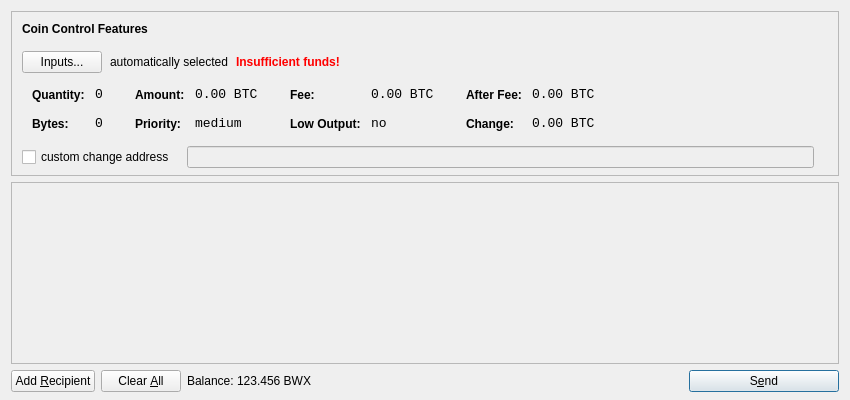
<?xml version="1.0" encoding="UTF-8"?>
<ui version="4.0">
 <class>SendCoinsDialog</class>
 <widget class="QDialog" name="SendCoinsDialog">
  <property name="geometry">
   <rect>
    <x>0</x>
    <y>0</y>
    <width>850</width>
    <height>400</height>
   </rect>
  </property>
  <property name="windowTitle">
   <string>Send Coins</string>
  </property>
  <layout class="QVBoxLayout" name="verticalLayout" stretch="0,1,0">
   <property name="bottomMargin">
    <number>8</number>
   </property>
   <item>
    <widget class="QFrame" name="frameCoinControl">
     <property name="sizePolicy">
      <sizepolicy hsizetype="Expanding" vsizetype="Expanding">
       <horstretch>0</horstretch>
       <verstretch>0</verstretch>
      </sizepolicy>
     </property>
     <property name="maximumSize">
      <size>
       <width>16777215</width>
       <height>16777215</height>
      </size>
     </property>
     <property name="frameShape">
      <enum>QFrame::StyledPanel</enum>
     </property>
     <property name="frameShadow">
      <enum>QFrame::Sunken</enum>
     </property>
     <layout class="QVBoxLayout" name="verticalLayoutCoinControl2">
      <property name="spacing">
       <number>-1</number>
      </property>
      <property name="leftMargin">
       <number>0</number>
      </property>
      <property name="topMargin">
       <number>0</number>
      </property>
      <property name="rightMargin">
       <number>0</number>
      </property>
      <property name="bottomMargin">
       <number>6</number>
      </property>
      <item>
       <layout class="QVBoxLayout" name="verticalLayoutCoinControl" stretch="0,0,0,0,1">
        <property name="spacing">
         <number>0</number>
        </property>
        <property name="leftMargin">
         <number>10</number>
        </property>
        <property name="topMargin">
         <number>10</number>
        </property>
        <item>
         <layout class="QHBoxLayout" name="horizontalLayoutCoinControl1">
          <property name="bottomMargin">
           <number>15</number>
          </property>
          <item>
           <widget class="QLabel" name="labelCoinControlFeatures">
            <property name="sizePolicy">
             <sizepolicy hsizetype="Preferred" vsizetype="Maximum">
              <horstretch>0</horstretch>
              <verstretch>0</verstretch>
             </sizepolicy>
            </property>
            <property name="font">
             <font>
              <weight>75</weight>
              <bold>true</bold>
             </font>
            </property>
            <property name="styleSheet">
             <string notr="true">font-weight:bold;</string>
            </property>
            <property name="text">
             <string>Coin Control Features</string>
            </property>
           </widget>
          </item>
         </layout>
        </item>
        <item>
         <layout class="QHBoxLayout" name="horizontalLayoutCoinControl2" stretch="0,0,0,0">
          <property name="spacing">
           <number>8</number>
          </property>
          <property name="bottomMargin">
           <number>10</number>
          </property>
          <item>
           <widget class="QPushButton" name="pushButtonCoinControl">
            <property name="styleSheet">
             <string notr="true"/>
            </property>
            <property name="text">
             <string>Inputs...</string>
            </property>
           </widget>
          </item>
          <item>
           <widget class="QLabel" name="labelCoinControlAutomaticallySelected">
            <property name="text">
             <string>automatically selected</string>
            </property>
            <property name="margin">
             <number>5</number>
            </property>
           </widget>
          </item>
          <item>
           <widget class="QLabel" name="labelCoinControlInsuffFunds">
            <property name="font">
             <font>
              <weight>75</weight>
              <bold>true</bold>
             </font>
            </property>
            <property name="styleSheet">
             <string notr="true">color:red;font-weight:bold;</string>
            </property>
            <property name="text">
             <string>Insufficient funds!</string>
            </property>
            <property name="margin">
             <number>5</number>
            </property>
           </widget>
          </item>
          <item>
           <spacer name="horizontalSpacerCoinControl">
            <property name="orientation">
             <enum>Qt::Horizontal</enum>
            </property>
            <property name="sizeHint" stdset="0">
             <size>
              <width>40</width>
              <height>1</height>
             </size>
            </property>
           </spacer>
          </item>
         </layout>
        </item>
        <item>
         <widget class="QWidget" name="widgetCoinControl" native="true">
          <property name="sizePolicy">
           <sizepolicy hsizetype="Preferred" vsizetype="Preferred">
            <horstretch>0</horstretch>
            <verstretch>0</verstretch>
           </sizepolicy>
          </property>
          <property name="minimumSize">
           <size>
            <width>0</width>
            <height>0</height>
           </size>
          </property>
          <property name="styleSheet">
           <string notr="true"/>
          </property>
          <layout class="QHBoxLayout" name="horizontalLayoutCoinControl5">
           <property name="margin">
            <number>0</number>
           </property>
           <item>
            <layout class="QHBoxLayout" name="horizontalLayoutCoinControl3" stretch="0,0,0,1">
             <property name="spacing">
              <number>20</number>
             </property>
             <property name="topMargin">
              <number>0</number>
             </property>
             <property name="bottomMargin">
              <number>10</number>
             </property>
             <item>
              <layout class="QFormLayout" name="formLayoutCoinControl1">
               <property name="horizontalSpacing">
                <number>10</number>
               </property>
               <property name="verticalSpacing">
                <number>14</number>
               </property>
               <property name="leftMargin">
                <number>10</number>
               </property>
               <property name="topMargin">
                <number>4</number>
               </property>
               <property name="rightMargin">
                <number>6</number>
               </property>
               <item row="0" column="0">
                <widget class="QLabel" name="labelCoinControlQuantityText">
                 <property name="styleSheet">
                  <string notr="true">font-weight:bold;</string>
                 </property>
                 <property name="text">
                  <string>Quantity:</string>
                 </property>
                 <property name="margin">
                  <number>0</number>
                 </property>
                </widget>
               </item>
               <item row="0" column="1">
                <widget class="QLabel" name="labelCoinControlQuantity">
                 <property name="font">
                  <font>
                   <family>Monospace</family>
                   <pointsize>10</pointsize>
                  </font>
                 </property>
                 <property name="cursor">
                  <cursorShape>IBeamCursor</cursorShape>
                 </property>
                 <property name="contextMenuPolicy">
                  <enum>Qt::ActionsContextMenu</enum>
                 </property>
                 <property name="text">
                  <string notr="true">0</string>
                 </property>
                 <property name="margin">
                  <number>0</number>
                 </property>
                 <property name="textInteractionFlags">
                  <set>Qt::LinksAccessibleByMouse|Qt::TextSelectableByKeyboard|Qt::TextSelectableByMouse</set>
                 </property>
                </widget>
               </item>
               <item row="1" column="0">
                <widget class="QLabel" name="labelCoinControlBytesText">
                 <property name="styleSheet">
                  <string notr="true">font-weight:bold;</string>
                 </property>
                 <property name="text">
                  <string>Bytes:</string>
                 </property>
                </widget>
               </item>
               <item row="1" column="1">
                <widget class="QLabel" name="labelCoinControlBytes">
                 <property name="font">
                  <font>
                   <family>Monospace</family>
                   <pointsize>10</pointsize>
                  </font>
                 </property>
                 <property name="cursor">
                  <cursorShape>IBeamCursor</cursorShape>
                 </property>
                 <property name="contextMenuPolicy">
                  <enum>Qt::ActionsContextMenu</enum>
                 </property>
                 <property name="text">
                  <string notr="true">0</string>
                 </property>
                 <property name="textInteractionFlags">
                  <set>Qt::LinksAccessibleByMouse|Qt::TextSelectableByKeyboard|Qt::TextSelectableByMouse</set>
                 </property>
                </widget>
               </item>
              </layout>
             </item>
             <item>
              <layout class="QFormLayout" name="formLayoutCoinControl2">
               <property name="horizontalSpacing">
                <number>10</number>
               </property>
               <property name="verticalSpacing">
                <number>14</number>
               </property>
               <property name="leftMargin">
                <number>6</number>
               </property>
               <property name="topMargin">
                <number>4</number>
               </property>
               <property name="rightMargin">
                <number>6</number>
               </property>
               <item row="0" column="0">
                <widget class="QLabel" name="labelCoinControlAmountText">
                 <property name="styleSheet">
                  <string notr="true">font-weight:bold;</string>
                 </property>
                 <property name="text">
                  <string>Amount:</string>
                 </property>
                 <property name="margin">
                  <number>0</number>
                 </property>
                </widget>
               </item>
               <item row="0" column="1">
                <widget class="QLabel" name="labelCoinControlAmount">
                 <property name="font">
                  <font>
                   <family>Monospace</family>
                   <pointsize>10</pointsize>
                  </font>
                 </property>
                 <property name="cursor">
                  <cursorShape>IBeamCursor</cursorShape>
                 </property>
                 <property name="contextMenuPolicy">
                  <enum>Qt::ActionsContextMenu</enum>
                 </property>
                 <property name="text">
                  <string notr="true">0.00 BTC</string>
                 </property>
                 <property name="textInteractionFlags">
                  <set>Qt::LinksAccessibleByMouse|Qt::TextSelectableByKeyboard|Qt::TextSelectableByMouse</set>
                 </property>
                </widget>
               </item>
               <item row="1" column="0">
                <widget class="QLabel" name="labelCoinControlPriorityText">
                 <property name="styleSheet">
                  <string notr="true">font-weight:bold;</string>
                 </property>
                 <property name="text">
                  <string>Priority:</string>
                 </property>
                </widget>
               </item>
               <item row="1" column="1">
                <widget class="QLabel" name="labelCoinControlPriority">
                 <property name="font">
                  <font>
                   <family>Monospace</family>
                   <pointsize>10</pointsize>
                  </font>
                 </property>
                 <property name="cursor">
                  <cursorShape>IBeamCursor</cursorShape>
                 </property>
                 <property name="contextMenuPolicy">
                  <enum>Qt::ActionsContextMenu</enum>
                 </property>
                 <property name="text">
                  <string>medium</string>
                 </property>
                 <property name="textInteractionFlags">
                  <set>Qt::LinksAccessibleByMouse|Qt::TextSelectableByKeyboard|Qt::TextSelectableByMouse</set>
                 </property>
                </widget>
               </item>
              </layout>
             </item>
             <item>
              <layout class="QFormLayout" name="formLayoutCoinControl3">
               <property name="horizontalSpacing">
                <number>10</number>
               </property>
               <property name="verticalSpacing">
                <number>14</number>
               </property>
               <property name="leftMargin">
                <number>6</number>
               </property>
               <property name="topMargin">
                <number>4</number>
               </property>
               <property name="rightMargin">
                <number>6</number>
               </property>
               <item row="0" column="0">
                <widget class="QLabel" name="labelCoinControlFeeText">
                 <property name="styleSheet">
                  <string notr="true">font-weight:bold;</string>
                 </property>
                 <property name="text">
                  <string>Fee:</string>
                 </property>
                 <property name="margin">
                  <number>0</number>
                 </property>
                </widget>
               </item>
               <item row="0" column="1">
                <widget class="QLabel" name="labelCoinControlFee">
                 <property name="font">
                  <font>
                   <family>Monospace</family>
                   <pointsize>10</pointsize>
                  </font>
                 </property>
                 <property name="cursor">
                  <cursorShape>IBeamCursor</cursorShape>
                 </property>
                 <property name="contextMenuPolicy">
                  <enum>Qt::ActionsContextMenu</enum>
                 </property>
                 <property name="text">
                  <string notr="true">0.00 BTC</string>
                 </property>
                 <property name="textInteractionFlags">
                  <set>Qt::LinksAccessibleByMouse|Qt::TextSelectableByKeyboard|Qt::TextSelectableByMouse</set>
                 </property>
                </widget>
               </item>
               <item row="1" column="0">
                <widget class="QLabel" name="labelCoinControlLowOutputText">
                 <property name="styleSheet">
                  <string notr="true">font-weight:bold;</string>
                 </property>
                 <property name="text">
                  <string>Low Output:</string>
                 </property>
                </widget>
               </item>
               <item row="1" column="1">
                <widget class="QLabel" name="labelCoinControlLowOutput">
                 <property name="font">
                  <font>
                   <family>Monospace</family>
                   <pointsize>10</pointsize>
                  </font>
                 </property>
                 <property name="cursor">
                  <cursorShape>IBeamCursor</cursorShape>
                 </property>
                 <property name="contextMenuPolicy">
                  <enum>Qt::ActionsContextMenu</enum>
                 </property>
                 <property name="text">
                  <string>no</string>
                 </property>
                 <property name="textInteractionFlags">
                  <set>Qt::LinksAccessibleByMouse|Qt::TextSelectableByKeyboard|Qt::TextSelectableByMouse</set>
                 </property>
                </widget>
               </item>
              </layout>
             </item>
             <item>
              <layout class="QFormLayout" name="formLayoutCoinControl4">
               <property name="horizontalSpacing">
                <number>10</number>
               </property>
               <property name="verticalSpacing">
                <number>14</number>
               </property>
               <property name="leftMargin">
                <number>6</number>
               </property>
               <property name="topMargin">
                <number>4</number>
               </property>
               <property name="rightMargin">
                <number>6</number>
               </property>
               <item row="0" column="0">
                <widget class="QLabel" name="labelCoinControlAfterFeeText">
                 <property name="styleSheet">
                  <string notr="true">font-weight:bold;</string>
                 </property>
                 <property name="text">
                  <string>After Fee:</string>
                 </property>
                 <property name="margin">
                  <number>0</number>
                 </property>
                </widget>
               </item>
               <item row="0" column="1">
                <widget class="QLabel" name="labelCoinControlAfterFee">
                 <property name="font">
                  <font>
                   <family>Monospace</family>
                   <pointsize>10</pointsize>
                  </font>
                 </property>
                 <property name="cursor">
                  <cursorShape>IBeamCursor</cursorShape>
                 </property>
                 <property name="contextMenuPolicy">
                  <enum>Qt::ActionsContextMenu</enum>
                 </property>
                 <property name="text">
                  <string notr="true">0.00 BTC</string>
                 </property>
                 <property name="textInteractionFlags">
                  <set>Qt::LinksAccessibleByMouse|Qt::TextSelectableByKeyboard|Qt::TextSelectableByMouse</set>
                 </property>
                </widget>
               </item>
               <item row="1" column="0">
                <widget class="QLabel" name="labelCoinControlChangeText">
                 <property name="styleSheet">
                  <string notr="true">font-weight:bold;</string>
                 </property>
                 <property name="text">
                  <string>Change:</string>
                 </property>
                </widget>
               </item>
               <item row="1" column="1">
                <widget class="QLabel" name="labelCoinControlChange">
                 <property name="font">
                  <font>
                   <family>Monospace</family>
                   <pointsize>10</pointsize>
                  </font>
                 </property>
                 <property name="cursor">
                  <cursorShape>IBeamCursor</cursorShape>
                 </property>
                 <property name="contextMenuPolicy">
                  <enum>Qt::ActionsContextMenu</enum>
                 </property>
                 <property name="text">
                  <string notr="true">0.00 BTC</string>
                 </property>
                 <property name="textInteractionFlags">
                  <set>Qt::LinksAccessibleByMouse|Qt::TextSelectableByKeyboard|Qt::TextSelectableByMouse</set>
                 </property>
                </widget>
               </item>
              </layout>
             </item>
            </layout>
           </item>
          </layout>
         </widget>
        </item>
        <item>
         <layout class="QHBoxLayout" name="horizontalLayoutCoinControl4" stretch="0,0,0">
          <property name="spacing">
           <number>12</number>
          </property>
          <property name="sizeConstraint">
           <enum>QLayout::SetDefaultConstraint</enum>
          </property>
          <property name="topMargin">
           <number>5</number>
          </property>
          <property name="rightMargin">
           <number>5</number>
          </property>
          <item>
           <widget class="QCheckBox" name="checkBoxCoinControlChange">
            <property name="text">
             <string>custom change address</string>
            </property>
           </widget>
          </item>
          <item>
           <widget class="QLineEdit" name="lineEditCoinControlChange">
            <property name="enabled">
             <bool>false</bool>
            </property>
            <property name="sizePolicy">
             <sizepolicy hsizetype="Expanding" vsizetype="Fixed">
              <horstretch>0</horstretch>
              <verstretch>0</verstretch>
             </sizepolicy>
            </property>
           </widget>
          </item>
          <item>
           <widget class="QLabel" name="labelCoinControlChangeLabel">
            <property name="sizePolicy">
             <sizepolicy hsizetype="Preferred" vsizetype="Expanding">
              <horstretch>0</horstretch>
              <verstretch>0</verstretch>
             </sizepolicy>
            </property>
            <property name="minimumSize">
             <size>
              <width>0</width>
              <height>0</height>
             </size>
            </property>
            <property name="text">
             <string/>
            </property>
            <property name="margin">
             <number>3</number>
            </property>
           </widget>
          </item>
         </layout>
        </item>
        <item>
         <spacer name="verticalSpacerCoinControl">
          <property name="orientation">
           <enum>Qt::Vertical</enum>
          </property>
          <property name="sizeHint" stdset="0">
           <size>
            <width>800</width>
            <height>1</height>
           </size>
          </property>
         </spacer>
        </item>
       </layout>
      </item>
     </layout>
    </widget>
   </item>
   <item>
    <widget class="QScrollArea" name="scrollArea">
     <property name="widgetResizable">
      <bool>true</bool>
     </property>
     <widget class="QWidget" name="scrollAreaWidgetContents">
      <property name="geometry">
       <rect>
        <x>0</x>
        <y>0</y>
        <width>830</width>
        <height>165</height>
       </rect>
      </property>
      <layout class="QVBoxLayout" name="verticalLayout_2">
       <property name="margin">
        <number>0</number>
       </property>
       <item>
        <layout class="QVBoxLayout" name="entries">
         <property name="spacing">
          <number>6</number>
         </property>
        </layout>
       </item>
       <item>
        <spacer name="verticalSpacer">
         <property name="orientation">
          <enum>Qt::Vertical</enum>
         </property>
         <property name="sizeHint" stdset="0">
          <size>
           <width>20</width>
           <height>40</height>
          </size>
         </property>
        </spacer>
       </item>
      </layout>
     </widget>
    </widget>
   </item>
   <item>
    <layout class="QHBoxLayout" name="horizontalLayout">
     <item>
      <widget class="QPushButton" name="addButton">
       <property name="toolTip">
        <string>Send to multiple recipients at once</string>
       </property>
       <property name="text">
        <string>Add &amp;Recipient</string>
       </property>
       <property name="icon">
        <iconset resource="../bitcoin.qrc">
         <normaloff>:/icons/add</normaloff>:/icons/add</iconset>
       </property>
       <property name="autoDefault">
        <bool>false</bool>
       </property>
      </widget>
     </item>
     <item>
      <widget class="QPushButton" name="clearButton">
       <property name="sizePolicy">
        <sizepolicy hsizetype="Minimum" vsizetype="Fixed">
         <horstretch>0</horstretch>
         <verstretch>0</verstretch>
        </sizepolicy>
       </property>
       <property name="toolTip">
        <string>Remove all transaction fields</string>
       </property>
       <property name="text">
        <string>Clear &amp;All</string>
       </property>
       <property name="icon">
        <iconset resource="../bitcoin.qrc">
         <normaloff>:/icons/remove</normaloff>:/icons/remove</iconset>
       </property>
       <property name="autoRepeatDelay">
        <number>300</number>
       </property>
       <property name="autoDefault">
        <bool>false</bool>
       </property>
      </widget>
     </item>
     <item>
      <layout class="QHBoxLayout" name="horizontalLayout_2">
       <property name="spacing">
        <number>3</number>
       </property>
       <item>
        <widget class="QLabel" name="label">
         <property name="text">
          <string>Balance:</string>
         </property>
        </widget>
       </item>
       <item>
        <widget class="QLabel" name="labelBalance">
         <property name="cursor">
          <cursorShape>IBeamCursor</cursorShape>
         </property>
         <property name="text">
          <string>123.456 BWX</string>
         </property>
         <property name="textInteractionFlags">
          <set>Qt::LinksAccessibleByMouse|Qt::TextSelectableByKeyboard|Qt::TextSelectableByMouse</set>
         </property>
        </widget>
       </item>
      </layout>
     </item>
     <item>
      <spacer name="horizontalSpacer">
       <property name="orientation">
        <enum>Qt::Horizontal</enum>
       </property>
       <property name="sizeHint" stdset="0">
        <size>
         <width>40</width>
         <height>20</height>
        </size>
       </property>
      </spacer>
     </item>
     <item>
      <widget class="QPushButton" name="sendButton">
       <property name="minimumSize">
        <size>
         <width>150</width>
         <height>0</height>
        </size>
       </property>
       <property name="toolTip">
        <string>Confirm the send action</string>
       </property>
       <property name="text">
        <string>S&amp;end</string>
       </property>
       <property name="icon">
        <iconset resource="../bitcoin.qrc">
         <normaloff>:/icons/send</normaloff>:/icons/send</iconset>
       </property>
       <property name="default">
        <bool>true</bool>
       </property>
      </widget>
     </item>
    </layout>
   </item>
  </layout>
 </widget>
 <resources>
  <include location="../bitcoin.qrc"/>
 </resources>
 <connections/>
</ui>
